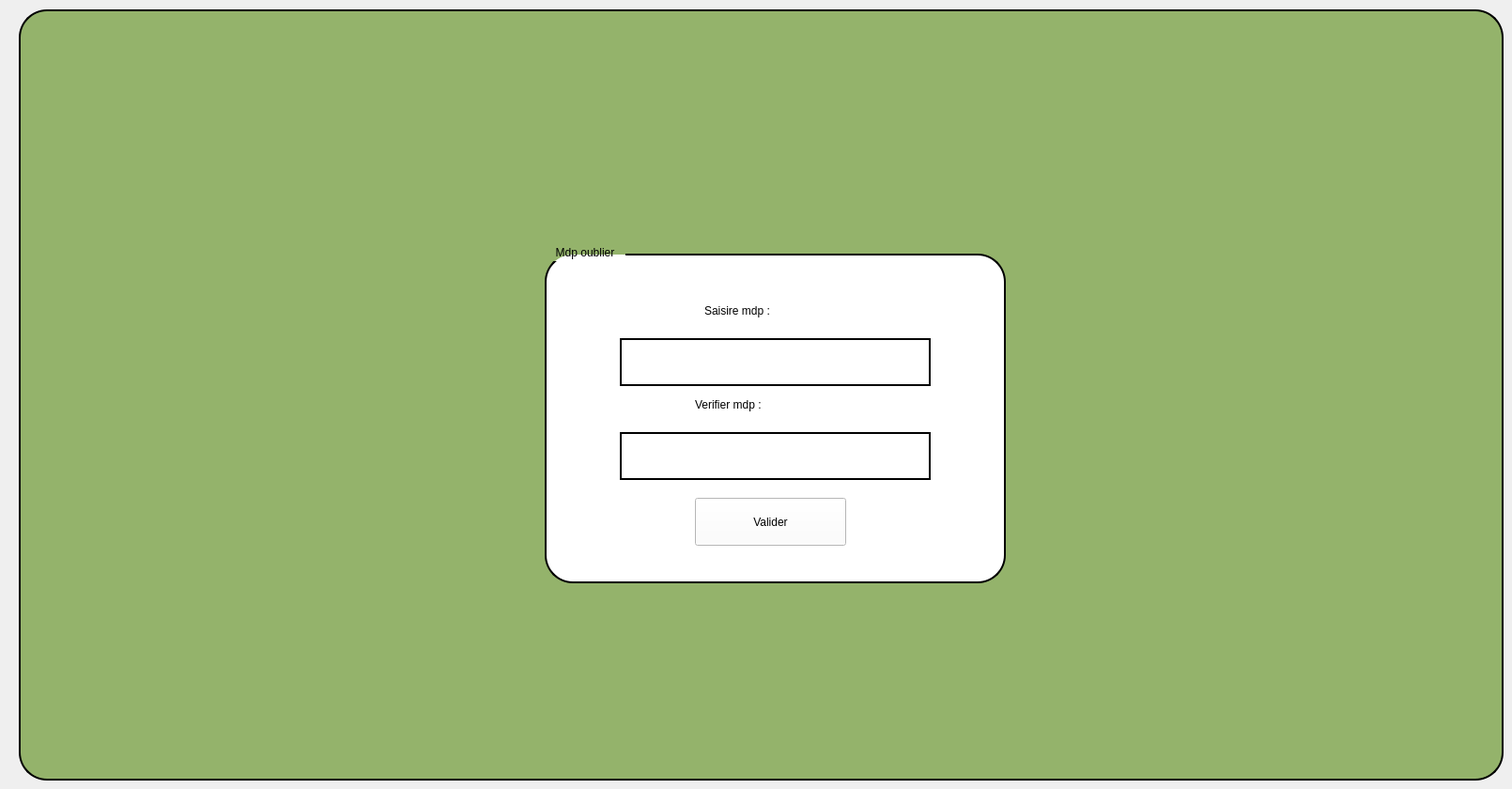
    <widget class="QWidget" name="page_7">
     <widget class="QGroupBox" name="groupBox_89">
      <property name="geometry">
       <rect>
        <x>20</x>
        <y>0</y>
        <width>1581</width>
        <height>831</height>
       </rect>
      </property>
      <property name="accessibleName">
       <string/>
      </property>
      <property name="styleSheet">
       <string notr="true">QGroupBox {
        background-color:  rgb(148, 179, 107); 
    border: 2px solid rgb(0, 0, 0);  /* bordure violette */
    border-radius: 30px;
    margin-top: 10px;
    padding: 10px;
}

QGroupBox::title {
    subcontrol-origin: margin;
    subcontrol-position: top left;
    padding: 2px 10px;
    color: black;                   /* couleur du titre */
    font-weight: bold;
}
</string>
      </property>
      <property name="title">
       <string/>
      </property>
      <widget class="QLabel" name="label_142">
       <property name="geometry">
        <rect>
         <x>660</x>
         <y>100</y>
         <width>271</width>
         <height>101</height>
        </rect>
       </property>
       <property name="styleSheet">
        <string notr="true">width:10px;</string>
       </property>
       <property name="text">
        <string/>
       </property>
       <property name="pixmap">
        <pixmap resource="ressources.qrc">:/new/prefix1/logo.jpg</pixmap>
       </property>
       <property name="scaledContents">
        <bool>true</bool>
       </property>
      </widget>
      <widget class="QGroupBox" name="groupBox_90">
       <property name="geometry">
        <rect>
         <x>560</x>
         <y>260</y>
         <width>491</width>
         <height>361</height>
        </rect>
       </property>
       <property name="styleSheet">
        <string notr="true">background-color: rgb(255, 255, 255);</string>
       </property>
       <property name="title">
        <string>Mdp oublier</string>
       </property>
       <widget class="QPushButton" name="btn_verifier">
        <property name="geometry">
         <rect>
          <x>160</x>
          <y>270</y>
          <width>161</width>
          <height>51</height>
         </rect>
        </property>
        <property name="styleSheet">
         <string notr="true">QPushButton {    background-color:  rgb(203, 203, 203); ; /* button background */ color: white; /* text color */ border: 1px solid ; /* black border */ border-radius: 8px; padding: 6px 12px;  font-size: 20px;} 
QPushButton:hover { background-color:rgb(203,203,253) ; /* hover color */
};</string>
        </property>
        <property name="text">
         <string>Valider</string>
        </property>
       </widget>
       <widget class="QLabel" name="ss_3">
        <property name="geometry">
         <rect>
          <x>170</x>
          <y>50</y>
          <width>161</width>
          <height>41</height>
         </rect>
        </property>
        <property name="styleSheet">
         <string notr="true">font-family: &quot;Segoe UI&quot;, Arial, sans-serif;
font: 20pt &quot;Segoe UI&quot;;
border:0px;

 
color: rgb(0, 0, 0);</string>
        </property>
        <property name="text">
         <string>Saisire mdp :</string>
        </property>
       </widget>
       <widget class="QLabel" name="label_144">
        <property name="geometry">
         <rect>
          <x>160</x>
          <y>150</y>
          <width>201</width>
          <height>41</height>
         </rect>
        </property>
        <property name="styleSheet">
         <string notr="true">font-family: &quot;Segoe UI&quot;, Arial, sans-serif;
font: 20pt &quot;Segoe UI&quot;;
border:0px;

 
color: rgb(0, 0, 0);</string>
        </property>
        <property name="text">
         <string>Verifier mdp :</string>
        </property>
       </widget>
       <widget class="QLineEdit" name="saisire_mdp">
        <property name="geometry">
         <rect>
          <x>80</x>
          <y>100</y>
          <width>331</width>
          <height>51</height>
         </rect>
        </property>
        <property name="styleSheet">
         <string notr="true"> border: 2px solid rgb(0, 0, 0); 
color: rgb(0, 0, 0);</string>
        </property>
       </widget>
       <widget class="QLineEdit" name="verifier_mdp">
        <property name="geometry">
         <rect>
          <x>80</x>
          <y>200</y>
          <width>331</width>
          <height>51</height>
         </rect>
        </property>
        <property name="styleSheet">
         <string notr="true"> border: 2px solid rgb(0, 0, 0); 
color: rgb(0, 0, 0);</string>
        </property>
       </widget>
      </widget>
     </widget>
    </widget>
